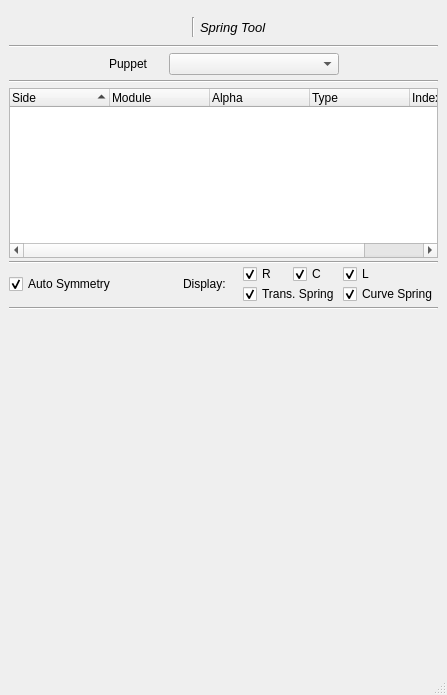
<?xml version="1.0" encoding="UTF-8"?>
<ui version="4.0">
 <class>MainWindow</class>
 <widget class="QMainWindow" name="MainWindow">
  <property name="geometry">
   <rect>
    <x>0</x>
    <y>0</y>
    <width>447</width>
    <height>695</height>
   </rect>
  </property>
  <property name="windowTitle">
   <string>Mansur-Rig: Spring Tool</string>
  </property>
  <widget class="QWidget" name="centralwidget">
   <layout class="QVBoxLayout" name="verticalLayout">
    <property name="spacing">
     <number>0</number>
    </property>
    <property name="leftMargin">
     <number>0</number>
    </property>
    <property name="topMargin">
     <number>0</number>
    </property>
    <property name="rightMargin">
     <number>0</number>
    </property>
    <property name="bottomMargin">
     <number>0</number>
    </property>
    <item>
     <widget class="QWidget" name="header" native="true">
      <layout class="QHBoxLayout" name="horizontalLayout_6">
       <property name="leftMargin">
        <number>0</number>
       </property>
       <property name="topMargin">
        <number>0</number>
       </property>
       <property name="rightMargin">
        <number>0</number>
       </property>
       <property name="bottomMargin">
        <number>0</number>
       </property>
       <item>
        <layout class="QHBoxLayout" name="headerLayout"/>
       </item>
      </layout>
     </widget>
    </item>
    <item>
     <layout class="QGridLayout" name="gridLayout">
      <property name="leftMargin">
       <number>9</number>
      </property>
      <property name="topMargin">
       <number>9</number>
      </property>
      <property name="rightMargin">
       <number>9</number>
      </property>
      <property name="bottomMargin">
       <number>9</number>
      </property>
      <item row="9" column="0">
       <widget class="QTreeWidget" name="springNodes_trv">
        <property name="minimumSize">
         <size>
          <width>0</width>
          <height>170</height>
         </size>
        </property>
        <property name="maximumSize">
         <size>
          <width>16777215</width>
          <height>170</height>
         </size>
        </property>
        <property name="alternatingRowColors">
         <bool>true</bool>
        </property>
        <property name="selectionMode">
         <enum>QAbstractItemView::ExtendedSelection</enum>
        </property>
        <property name="indentation">
         <number>5</number>
        </property>
        <property name="sortingEnabled">
         <bool>true</bool>
        </property>
        <column>
         <property name="text">
          <string>Side</string>
         </property>
        </column>
        <column>
         <property name="text">
          <string>Module</string>
         </property>
        </column>
        <column>
         <property name="text">
          <string>Alpha</string>
         </property>
        </column>
        <column>
         <property name="text">
          <string>Type</string>
         </property>
        </column>
        <column>
         <property name="text">
          <string>Index</string>
         </property>
        </column>
       </widget>
      </item>
      <item row="7" column="0">
       <widget class="Line" name="line_5">
        <property name="accessibleName">
         <string>HLine</string>
        </property>
        <property name="orientation">
         <enum>Qt::Horizontal</enum>
        </property>
       </widget>
      </item>
      <item row="18" column="0">
       <spacer name="verticalSpacer_2">
        <property name="orientation">
         <enum>Qt::Vertical</enum>
        </property>
        <property name="sizeType">
         <enum>QSizePolicy::Expanding</enum>
        </property>
        <property name="sizeHint" stdset="0">
         <size>
          <width>20</width>
          <height>5</height>
         </size>
        </property>
       </spacer>
      </item>
      <item row="4" column="0">
       <spacer name="verticalSpacer_7">
        <property name="orientation">
         <enum>Qt::Vertical</enum>
        </property>
        <property name="sizeType">
         <enum>QSizePolicy::Fixed</enum>
        </property>
        <property name="sizeHint" stdset="0">
         <size>
          <width>20</width>
          <height>5</height>
         </size>
        </property>
       </spacer>
      </item>
      <item row="1" column="0">
       <layout class="QHBoxLayout" name="horizontalLayout_7">
        <item>
         <spacer name="horizontalSpacer_8">
          <property name="orientation">
           <enum>Qt::Horizontal</enum>
          </property>
          <property name="sizeHint" stdset="0">
           <size>
            <width>40</width>
            <height>20</height>
           </size>
          </property>
         </spacer>
        </item>
        <item>
         <widget class="QLabel" name="iconLbl">
          <property name="text">
           <string/>
          </property>
          <property name="alignment">
           <set>Qt::AlignRight|Qt::AlignTrailing|Qt::AlignVCenter</set>
          </property>
         </widget>
        </item>
        <item>
         <spacer name="horizontalSpacer_7">
          <property name="orientation">
           <enum>Qt::Horizontal</enum>
          </property>
          <property name="sizeType">
           <enum>QSizePolicy::Fixed</enum>
          </property>
          <property name="sizeHint" stdset="0">
           <size>
            <width>5</width>
            <height>20</height>
           </size>
          </property>
         </spacer>
        </item>
        <item>
         <widget class="Line" name="line_3">
          <property name="accessibleName">
           <string>HLine</string>
          </property>
          <property name="orientation">
           <enum>Qt::Vertical</enum>
          </property>
         </widget>
        </item>
        <item>
         <spacer name="horizontalSpacer_6">
          <property name="orientation">
           <enum>Qt::Horizontal</enum>
          </property>
          <property name="sizeType">
           <enum>QSizePolicy::Fixed</enum>
          </property>
          <property name="sizeHint" stdset="0">
           <size>
            <width>5</width>
            <height>20</height>
           </size>
          </property>
         </spacer>
        </item>
        <item>
         <widget class="QLabel" name="label_2">
          <property name="font">
           <font>
            <pointsize>10</pointsize>
            <italic>true</italic>
           </font>
          </property>
          <property name="text">
           <string>Spring Tool</string>
          </property>
         </widget>
        </item>
        <item>
         <spacer name="horizontalSpacer_9">
          <property name="orientation">
           <enum>Qt::Horizontal</enum>
          </property>
          <property name="sizeHint" stdset="0">
           <size>
            <width>40</width>
            <height>20</height>
           </size>
          </property>
         </spacer>
        </item>
       </layout>
      </item>
      <item row="12" column="0">
       <widget class="Line" name="line_6">
        <property name="accessibleName">
         <string>HLine</string>
        </property>
        <property name="orientation">
         <enum>Qt::Horizontal</enum>
        </property>
       </widget>
      </item>
      <item row="8" column="0">
       <spacer name="verticalSpacer_9">
        <property name="orientation">
         <enum>Qt::Vertical</enum>
        </property>
        <property name="sizeType">
         <enum>QSizePolicy::Fixed</enum>
        </property>
        <property name="sizeHint" stdset="0">
         <size>
          <width>20</width>
          <height>5</height>
         </size>
        </property>
       </spacer>
      </item>
      <item row="6" column="0">
       <spacer name="verticalSpacer_6">
        <property name="orientation">
         <enum>Qt::Vertical</enum>
        </property>
        <property name="sizeType">
         <enum>QSizePolicy::Fixed</enum>
        </property>
        <property name="sizeHint" stdset="0">
         <size>
          <width>20</width>
          <height>5</height>
         </size>
        </property>
       </spacer>
      </item>
      <item row="16" column="0">
       <spacer name="verticalSpacer_4">
        <property name="orientation">
         <enum>Qt::Vertical</enum>
        </property>
        <property name="sizeType">
         <enum>QSizePolicy::Fixed</enum>
        </property>
        <property name="sizeHint" stdset="0">
         <size>
          <width>20</width>
          <height>5</height>
         </size>
        </property>
       </spacer>
      </item>
      <item row="0" column="0">
       <spacer name="verticalSpacer_5">
        <property name="orientation">
         <enum>Qt::Vertical</enum>
        </property>
        <property name="sizeType">
         <enum>QSizePolicy::Fixed</enum>
        </property>
        <property name="sizeHint" stdset="0">
         <size>
          <width>20</width>
          <height>8</height>
         </size>
        </property>
       </spacer>
      </item>
      <item row="5" column="0">
       <layout class="QHBoxLayout" name="horizontalLayout_2">
        <item>
         <spacer name="horizontalSpacer_4">
          <property name="orientation">
           <enum>Qt::Horizontal</enum>
          </property>
          <property name="sizeType">
           <enum>QSizePolicy::Expanding</enum>
          </property>
          <property name="sizeHint" stdset="0">
           <size>
            <width>13</width>
            <height>20</height>
           </size>
          </property>
         </spacer>
        </item>
        <item>
         <widget class="QLabel" name="label_4">
          <property name="minimumSize">
           <size>
            <width>60</width>
            <height>0</height>
           </size>
          </property>
          <property name="maximumSize">
           <size>
            <width>100</width>
            <height>16777215</height>
           </size>
          </property>
          <property name="text">
           <string>Puppet</string>
          </property>
         </widget>
        </item>
        <item>
         <widget class="QComboBox" name="rigName_cb">
          <property name="minimumSize">
           <size>
            <width>170</width>
            <height>0</height>
           </size>
          </property>
         </widget>
        </item>
        <item>
         <spacer name="horizontalSpacer_3">
          <property name="orientation">
           <enum>Qt::Horizontal</enum>
          </property>
          <property name="sizeHint" stdset="0">
           <size>
            <width>40</width>
            <height>20</height>
           </size>
          </property>
         </spacer>
        </item>
       </layout>
      </item>
      <item row="2" column="0">
       <spacer name="verticalSpacer_8">
        <property name="orientation">
         <enum>Qt::Vertical</enum>
        </property>
        <property name="sizeType">
         <enum>QSizePolicy::Fixed</enum>
        </property>
        <property name="sizeHint" stdset="0">
         <size>
          <width>20</width>
          <height>8</height>
         </size>
        </property>
       </spacer>
      </item>
      <item row="3" column="0">
       <widget class="Line" name="line_4">
        <property name="accessibleName">
         <string>HLine</string>
        </property>
        <property name="orientation">
         <enum>Qt::Horizontal</enum>
        </property>
       </widget>
      </item>
      <item row="14" column="0">
       <spacer name="verticalSpacer_3">
        <property name="orientation">
         <enum>Qt::Vertical</enum>
        </property>
        <property name="sizeType">
         <enum>QSizePolicy::Fixed</enum>
        </property>
        <property name="sizeHint" stdset="0">
         <size>
          <width>20</width>
          <height>3</height>
         </size>
        </property>
       </spacer>
      </item>
      <item row="17" column="0">
       <layout class="QGridLayout" name="dynamicDraw_lo">
        <property name="leftMargin">
         <number>3</number>
        </property>
        <property name="rightMargin">
         <number>3</number>
        </property>
        <property name="spacing">
         <number>7</number>
        </property>
       </layout>
      </item>
      <item row="15" column="0">
       <widget class="Line" name="line">
        <property name="accessibleName">
         <string>HLine</string>
        </property>
        <property name="orientation">
         <enum>Qt::Horizontal</enum>
        </property>
       </widget>
      </item>
      <item row="11" column="0">
       <spacer name="verticalSpacer">
        <property name="orientation">
         <enum>Qt::Vertical</enum>
        </property>
        <property name="sizeType">
         <enum>QSizePolicy::Fixed</enum>
        </property>
        <property name="sizeHint" stdset="0">
         <size>
          <width>20</width>
          <height>3</height>
         </size>
        </property>
       </spacer>
      </item>
      <item row="13" column="0">
       <layout class="QGridLayout" name="gridLayout_2">
        <item row="0" column="7">
         <widget class="QCheckBox" name="left_cb">
          <property name="minimumSize">
           <size>
            <width>50</width>
            <height>0</height>
           </size>
          </property>
          <property name="text">
           <string>L</string>
          </property>
          <property name="checked">
           <bool>true</bool>
          </property>
         </widget>
        </item>
        <item row="0" column="5">
         <widget class="QCheckBox" name="right_cb">
          <property name="minimumSize">
           <size>
            <width>50</width>
            <height>0</height>
           </size>
          </property>
          <property name="text">
           <string>R</string>
          </property>
          <property name="checked">
           <bool>true</bool>
          </property>
         </widget>
        </item>
        <item row="0" column="1">
         <spacer name="horizontalSpacer_2">
          <property name="orientation">
           <enum>Qt::Horizontal</enum>
          </property>
          <property name="sizeHint" stdset="0">
           <size>
            <width>40</width>
            <height>20</height>
           </size>
          </property>
         </spacer>
        </item>
        <item row="0" column="2">
         <spacer name="horizontalSpacer">
          <property name="orientation">
           <enum>Qt::Horizontal</enum>
          </property>
          <property name="sizeHint" stdset="0">
           <size>
            <width>40</width>
            <height>20</height>
           </size>
          </property>
         </spacer>
        </item>
        <item row="0" column="6">
         <widget class="QCheckBox" name="center_cb">
          <property name="minimumSize">
           <size>
            <width>50</width>
            <height>0</height>
           </size>
          </property>
          <property name="text">
           <string>C</string>
          </property>
          <property name="checked">
           <bool>true</bool>
          </property>
         </widget>
        </item>
        <item row="1" column="7">
         <widget class="QCheckBox" name="crvSpring_cbx">
          <property name="text">
           <string>Curve Spring</string>
          </property>
          <property name="checked">
           <bool>true</bool>
          </property>
         </widget>
        </item>
        <item row="1" column="5" colspan="2">
         <widget class="QCheckBox" name="tsSpring_cb">
          <property name="text">
           <string>Trans. Spring</string>
          </property>
          <property name="checked">
           <bool>true</bool>
          </property>
         </widget>
        </item>
        <item row="0" column="0" rowspan="2">
         <widget class="QCheckBox" name="autoSym_cbx">
          <property name="text">
           <string>Auto Symmetry</string>
          </property>
          <property name="checked">
           <bool>true</bool>
          </property>
         </widget>
        </item>
        <item row="0" column="3" rowspan="2">
         <widget class="QLabel" name="label">
          <property name="minimumSize">
           <size>
            <width>60</width>
            <height>0</height>
           </size>
          </property>
          <property name="text">
           <string>Display:</string>
          </property>
         </widget>
        </item>
       </layout>
      </item>
     </layout>
    </item>
   </layout>
  </widget>
  <widget class="QMenuBar" name="menubar">
   <property name="geometry">
    <rect>
     <x>0</x>
     <y>0</y>
     <width>447</width>
     <height>21</height>
    </rect>
   </property>
  </widget>
  <widget class="QStatusBar" name="statusbar"/>
 </widget>
 <resources/>
 <connections/>
</ui>
